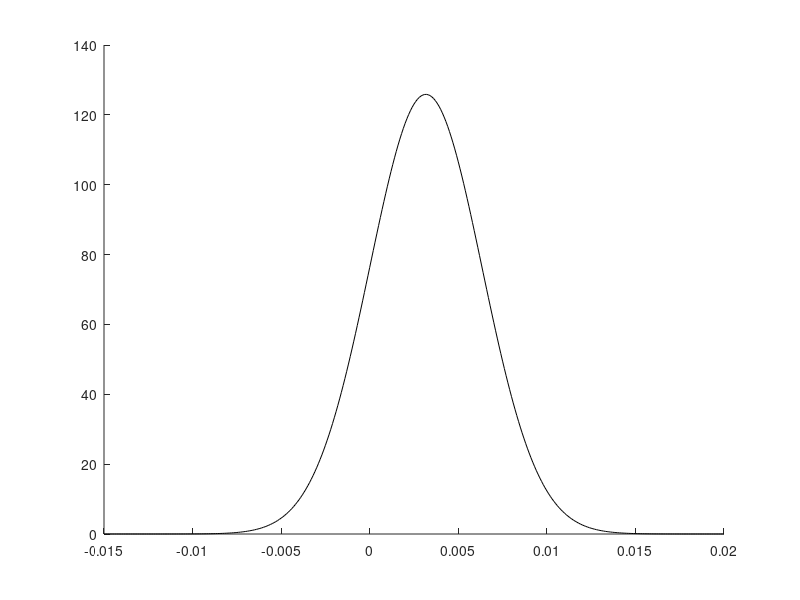

Write the MATLAB code that produced this figure. (Note: this script raises an error after producing the figure.)
clc
clearvars
close all
load('cmapss.mat')
d=c{1,1,6}(:,:);%engine-100
Data=d(:,7);%T24sensor

%%% Data preprocessing %%%
ND=[];
Max=length(Data);
for j=1:1:Max
    x=Data(1:j,1);
    a=rms(x);
    ND=[ND a];
end
ND=ND';
L=ND(Max,1);%Fault threshold

PM=[];%used to store parameter
PDF=[];%used to store pdf of RUL
INDEX=[];
MM=[];%membership matrix
W=[];
CE=[];
CRE=[];
ET=[];

for i=60:10:180
    tic;
    k=(i-50)/10;
    %%% parameter estimation %%%
    xi=ND(i,1);
    Di=diff(ND(50:i,1));
    [phat(1),phat(2)]=normfit(Di);
    PM(k,1)=phat(1);
    PM(k,2)=phat(2);
    
    X=-0.015:0.0001:0.02;
    figure(3)
    hold on
    plot(X,normpdf(X,phat(1),phat(1)),'k');
    %%% RUL %%%
    t=0:1:300;
    p=RULprediction(PM(k,1),PM(k,2),t,xi,L);
    PDF(k,:)=p;
    %%% Computational of evaluation factors %%%
    A=1-KSE(X,Di,PM(k,1),PM(k,1));
    if k==1
        C=0;%Insufficient data to calculate consistency evaluation factor
    else
        C=1-JS(X,PM(k,1),PM(k,2),PM(k-1,1),PM(k-1,2));
    end
    E=EntropyOFRUL(p);
    INDEX(k,1)=A;
    INDEX(k,2)=C;
    INDEX(k,3)=E;
    %%% weights%%%
    if k==1
        w=[1/3 1/3 1/3];%Insufficient data to calculate weights
    else
        w=weight(INDEX(:,1),INDEX(:,2),INDEX(:,3));
    end
    %%%ambiguity%%%
    AA=ambiguity(A,0.5,0.75,0.875,0.9375,0.96875);
    AC=ambiguity(C,0.5,0.75,0.875,0.9375,0.96875);
    AE=ambiguity(E,0.03125,0.0625,0.125,0.25,0.5);
    %%%fuzzy evaluation matrix%%%
    MM(k,:)=[AA AC AE];
    %%%membership value%%%
    ce=AA.*w(1,1)+AC.*w(1,2)+AE.*w(1,3);
    CE=[CE;ce];
    %%%credibility%%%
    cre=sum(ce.*[0,0.25,0.5,0.75,1]);
    CRE=[CRE cre];
    toc;
    etime = toc;
    ET=[ET etime];
end
xlswrite('Credibility and membership of Wiener.xlsx',[CE CRE']);
xlswrite('Calculation time of Wiener.xlsx',ET);
%%%plot RUL prediction results%%%
figure(1)
Erul=[];
for i=1:size(PDF,1)
    x=i*ones(1,length(t));
    xyz1=plot3(x,t,PDF(i,:),'b');
    hold on
    [~,index]=max(PDF(i,:));
    erul=t(1,index);
    Erul=[Erul erul];
end
j=1:1:13;
R_R=[130:-10:10];%ground-true RULs
xyz2=plot3(j,R_R,zeros(1,13),'-o','Color','0.00 0.45 0.74');
xyz3=plot3(j,Erul,zeros(1,13),'r-*');
grid on
legend([xyz1(1),xyz2,xyz3],'The PDF of RUL','The actual RUL','The expected RUL','location','northwest')
xlim([1,14]);
set(gca,'xticklabel',{'70','90','110','130','150','170','190'});
title('Wiener process model')
xlabel('Data-acquire epoch \itt_k ')
ylabel('RUL')
zlabel('PDF')

%%%plot Credibility and membership%%%
figure(2)
b=bar(CE,'stacked');
% hatchfill2(b(1),'cross','HatchAngle',45,'HatchDensity',40,'HatchColor','k');
% hatchfill2(b(2),'single','HatchAngle',45,'HatchDensity',40,'HatchColor','k');
% hatchfill2(b(3),'single','HatchAngle',0,'HatchDensity',40,'HatchColor','k');
% hatchfill2(b(4),'single','HatchAngle',-45,'HatchDensity',40,'HatchColor','k');
% hatchfill2(b(5),'cross','HatchAngle',-60,'HatchDensity',30,'HatchColor','k');

b(1).FaceColor = [.84 .39 .39];
b(2).FaceColor = [1 .75 .48 ];
b(3).FaceColor = [.6 .6 .6];
b(4).FaceColor = [.51 .69 .82];
b(5).FaceColor = [.16 .47 .71];
hold on
plot(j,CRE,'r-*');
set(gca,'YTick',0:0.1:1);
set(gca,'YLim',[0 1]);
xlabel('Data-acquire epoch \itt_k')
set(gca,'XTickLabel',{'60','70','80','90','100','110','120','130','140','150','160','170','180','190'})
ylabel('Membership')
title('Wiener process model')
box off




%%% RUL based on Wiener,increment of degradation per time~N(miu,sigma)%%%
function p=RULprediction(miu,sigma,t,xi,L)
p=pdf('InverseGaussian',t,(L-xi)/miu,((L-xi)/sigma)^2);
p=p./sum(p);
end

%%% Computational model for the accuracy evaluation factor%%%
function A=KSE(X,Di,miu,sigma)
di=sort(Di);
endvalue=max(di);
minvalue=min(di);
step=0.0001;
totalNum=length(di);
y1=cdf('Normal',X,miu,sigma);
y0=[];
for j=X
    temp=length(find(di<j))/totalNum;
    y0=[y0 temp];
end
A=max(abs(y1-y0));
end

%%% Computational model for the consistency evaluation factor%%%
function C=JS(X,miu,sigma,hmiu,hsigma)
P1=pdf('norm',X,miu,sigma);
P1=P1./(sum(P1));
P2=pdf('norm',X,hmiu,hsigma);
P2=P2./(sum(P2));
C=kldiv(X,P1,P2,'js');
end

%%% Computational model for the effectiveness evaluation factor%%%
function E=EntropyOFRUL(p)
p(p==0)=[];
Max=length(p);
f=(p.*log2(p))./log2(1/Max);
E=1-sum(f);
end

function E=ambiguity(u,l1,l2,l3,l4,l5)
if u<=l1
    e1=1;e2=0;e3=0;e4=0;e5=0;
elseif(l1<u)&&(u<l2)
    e1=(l2-u)/(l2-l1);e2=1-e1;e3=0;e4=0;e5=0;
elseif(l2<u)&&(u<l3)
    e1=0;e2=(l3-u)/(l3-l2);e3=1-e2;e4=0;e5=0;
elseif(l3<u)&&(u<l4)
    e1=0;e2=0;e3=(l4-u)/(l4-l3);e4=1-e3;e5=0;
elseif(l4<u)&&(u<l5)
    e1=0;e2=0;e3=0;e4=(l5-u)/(l5-l4);e5=1-e4;
elseif(l5<u)
    e1=0;e2=0;e3=0;e4=0;e5=1;
end
E=[e1 e2 e3 e4 e5];
end

function w=weight(IA,IC,IE)
k=length(IA);
pA=IA./sum(IA);
hA=-sum(pA.*log(pA))./log(1/k);
gA=1-hA;
IC=IC+eps;
pC=IC./sum(IC);
hC=-sum(pC.*log(pC))./log(1/k);
gC=1-hC;
pE=IE./sum(IE);
hE=-sum(pE.*log(pE))./log(1/k);
gE=1-hE;
wA=gA/(gA+gC+gE);
wC=gC/(gA+gC+gE);
wE=gE/(gA+gC+gE);
w=[wA,wC,wE];
end


